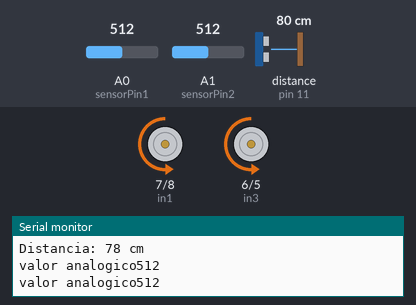
Simulated run of this sketch. Board: Arduino Uno, built with avr-gcc and run on an emulated ATmega328P. Shown: motor-driver pin pairs drawn as motors (green arrow = first pin HIGH = forward, orange = second pin HIGH = backward, longer = more drive, scaled by the enable pin), the last lines printed to the serial monitor. Wiring (inferred from the names in the program): ultrasonic range finder: trigger pin 12; echo pin 11. Inputs (shaded band) come from the test bench; at power-on: distance to the obstacle (sensor on pin 11) 80 cm, A0 (sensorPin1) = 512, A1 (sensorPin2) = 512. The echo pulse lasts 58.3 µs per cm.

Above: at 1.5 s.
1.6 s: distance to the obstacle (sensor on pin 11) set to 24 cm
5.1 s: distance to the obstacle (sensor on pin 11) set to 19 cm
At 6.2 s:
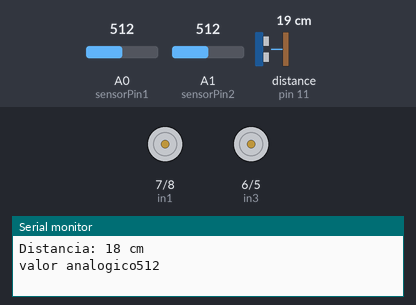
7.1 s: A0 (sensorPin1) set to 418
10.6 s: A0 (sensorPin1) set to 385
14.1 s: A1 (sensorPin2) set to 411
17.6 s: A1 (sensorPin2) set to 390
At 18.2 s:
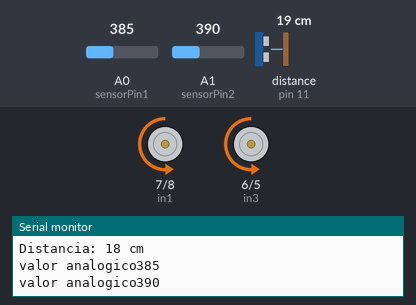
Timing chart, 0 to 20.6 s (numbered marks = the images above; inputs shaded):
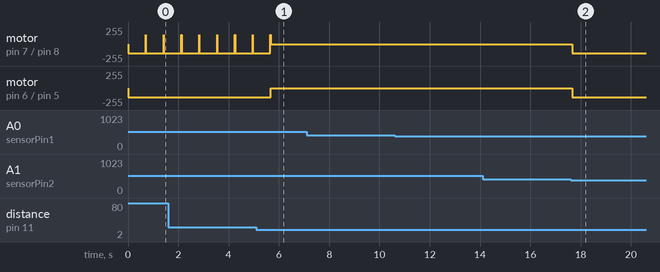

The sketch:

prueba_bomperbotnegronegro.ino
```cpp
// Definimos el pin donde está conectado el sensor
const int sensorPin1 = A0; // Cambia A0 por el pin que estés usando
const int sensorPin2 = A1;
int sensorValue1 = 0;
int sensorValue2 = 0;


// Pines del L298N para el motor izquierdo
const int enA = 9;
const int in1 = 7;
const int in2 = 8;

// Pines del L298N para el motor derecho
const int enB = 10;
const int in3 = 6;
const int in4 = 5;

// Pines del sensor ultrasónico (frontal)
const int trigPin = 12;
const int echoPin = 11;

// Variables para la distancia
long duracion;
int distancia;


void setup() {
  // Iniciamos la comunicación serial
  Serial.begin(9600);

   // Configuración de pines del sensor ultrasonico
  pinMode(trigPin, OUTPUT);
  pinMode(echoPin, INPUT);


    // put your setup code here, to run once:
  pinMode(enA, OUTPUT);
  pinMode(in1, OUTPUT);
  pinMode(in2, OUTPUT);

  pinMode(enB, OUTPUT);
  pinMode(in3, OUTPUT);
  pinMode(in4, OUTPUT);
}

void avanzar() {
  digitalWrite(in1, HIGH);
  digitalWrite(in2, LOW);
  analogWrite(enA, 140);

  digitalWrite(in3, HIGH);
  digitalWrite(in4, LOW);
  analogWrite(enB, 140);
}

// Función para detener ambos motores
void detener() {
  digitalWrite(in1, LOW);
  digitalWrite(in2, LOW);
  analogWrite(enA, 0);

  digitalWrite(in3, LOW);
  digitalWrite(in4, LOW);
  analogWrite(enB, 0);
}

// Función para dar reversa
void reversa() {
  digitalWrite(in1, LOW);
  digitalWrite(in2, HIGH);
  analogWrite(enA, 140);

  digitalWrite(in3, LOW);
  digitalWrite(in4, HIGH);
  analogWrite(enB, 140);
}

// Función para girar a la derecha
void girarDerecha() {
  digitalWrite(in1, LOW);
  digitalWrite(in2, HIGH);
  analogWrite(enA, 140);

  digitalWrite(in3, HIGH);
  digitalWrite(in4, LOW);
  analogWrite(enB, 140);
}

// Función para girar a la derecha
void girarIzquierda() {
  digitalWrite(in1, HIGH);
  digitalWrite(in2, LOW);
  analogWrite(enA, 140);

  digitalWrite(in3, LOW);
  digitalWrite(in4, HIGH);
  analogWrite(enB, 140);
}

int medirDistancia() {
  digitalWrite(trigPin, LOW);
  delayMicroseconds(2);
  digitalWrite(trigPin, HIGH);
  delayMicroseconds(10);
  digitalWrite(trigPin, LOW);

  duracion = pulseIn(echoPin, HIGH);
  int distancia = duracion * 0.034 / 2;

  Serial.print("Distancia: ");
  Serial.print(distancia);
  Serial.println(" cm");

  return distancia;
}


void loop() {

  // variable para medir la distancia sel sensor ultrasonico
  distancia = medirDistancia();


  // Leemos el valor del sensor
  sensorValue1 = analogRead(sensorPin1);
  Serial.println("valor analogico"+String(sensorValue1));

  sensorValue2 = analogRead(sensorPin2);
  Serial.println("valor analogico"+String(sensorValue2));


  // Determinamos si el primer sensor es negro o blanco
  if (sensorValue1 < 400 && sensorValue2 < 400) {
    if(distancia >=80){// Ajusta este umbral según tu sensor dice si los sensores de linea son negros y hay no hay obtaculo en mas de 80 cm avance
    avanzar();
    Serial.println("Ambos negros");
  }else{
    reversa();
    delay(700);
    girarIzquierda();
  }
  }


else if (sensorValue1 > 400 && sensorValue2 > 400) {
  if (distancia <=20){
    detener();
    Serial.println("Ambos blancos y hay un obstaculo en menos o igual a 30 cm");

  } else{
    reversa();
    delay(700);
    girarIzquierda();
    Serial.println("Ambos blancos");
  }
  // Ajusta este umbral según tu sensor
    // Determinamos si el segundo sensor es negro o blanco


  }

}
```

Measured:
- the behaviour switches between 22 and 21 cm on distance to the obstacle (sensor on pin 11) (found by bisection; images 0 and 1)
- the behaviour switches between 400 and 399 on A1 (sensorPin2) (found by bisection; images 1 and 2)
- after the input at 5.1 s, motor on pin 6 (in3) / pin 5 (in4): backward 140/255 → stopped after 0.57 s
- after the input at 17.6 s, motor on pin 7 (in1) / pin 8 (in2), motor on pin 6 (in3) / pin 5 (in4): stopped → backward 140/255 after 0.06 s
- by itself, motor on pin 7 (in1) / pin 8 (in2): alternates forward 140/255 for 0.01 s and backward 140/255 for 0.70 s
